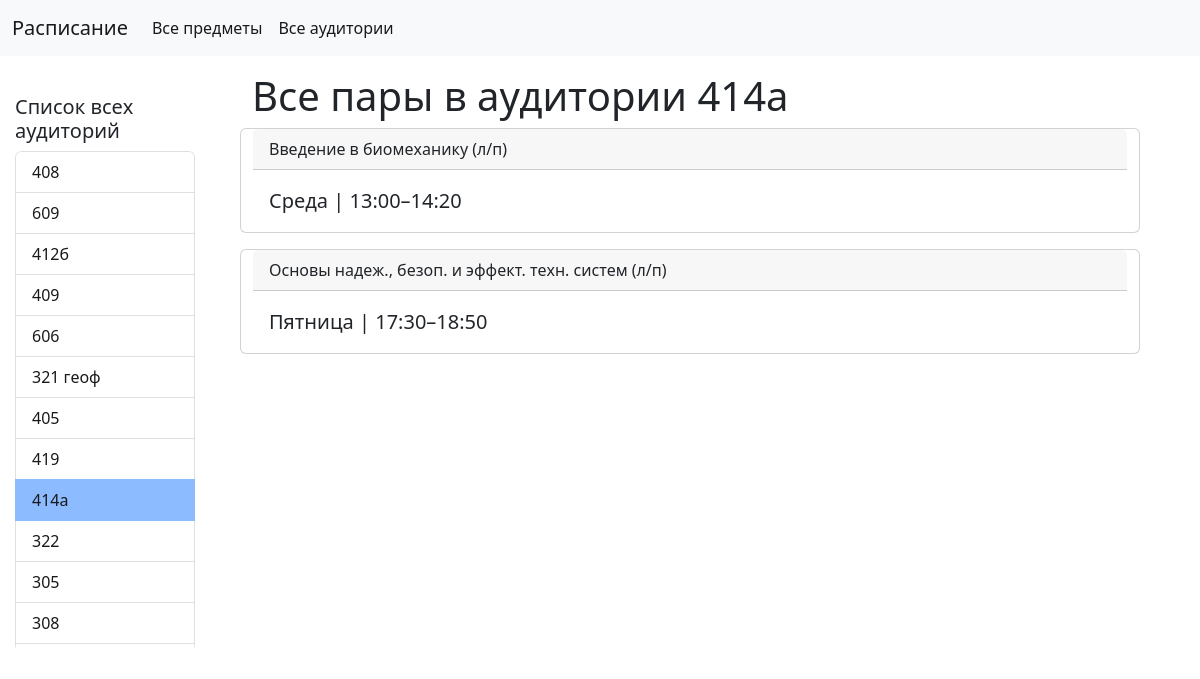
The app's page /polls/rooms/414а/ with its own data.
### mysite/apps/polls/models.py (models this page shows, shortened)
class Subject(models.Model):
    name = models.CharField("Название дисциплины", max_length = 130)
    lecture_practice = models.CharField("Тип", max_length = 4, default = '')
    class Meta:
        verbose_name = "Предмет"
        verbose_name_plural = "Предметы"

class Timetable(models.Model):
    subject = models.ForeignKey(Subject, on_delete=models.CASCADE)
    time = models.CharField('Время', max_length = 40)
    room = models.CharField('Аудитория', max_length = 10)
    weekday = models.CharField('День', max_length = 30)
    class Meta:
        verbose_name = "Расписание"
        verbose_name_plural = "Расписания"

### mysite/apps/polls/views.py (the view)
# urls.py: path("rooms/<str:room_id>/", views.room),
def room(request, room_id):
    subs = []
    stt = set()
    for item in Timetable.objects.filter(room = room_id):
        subs.append({'lecture_practice': item.subject.lecture_practice,'name': Subject.objects.values_list('name').get(name = item.subject.name, lecture_practice = item.subject.lecture_practice)[0],'time':item.time,'week':item.weekday})
    rooms = [x for x in Timetable.objects.values('room').distinct()][1::]
    return render(request, 'polls/room_sub.html', context = {'subs': subs,"room": room_id,'rooms': rooms,  'title': 'РасПисьАние'})

### mysite/apps/polls/templates/polls/room_sub.html (shortened to what this page needs)
<!doctype html>
<html lang="en">
  <head>
    <link href="https://cdn.jsdelivr.net/npm/bootstrap@5.2.1/dist/css/bootstrap.min.css" rel="stylesheet">
  </head>
  <body>
    <nav class="navbar navbar-expand-lg bg-light">
  <div class="container-fluid">
    <a class="navbar-brand" href="\">Расписание</a>
    <div class="collapse navbar-collapse" id="navbarNav">
      <ul class="navbar-nav">
        <li class="nav-item"><a class="nav-link active" aria-current="page" href="\polls\">Все предметы</a></li>
        <li class="nav-item"><a class="nav-link active" aria-current="page" href="\polls\rooms\">Все аудитории</a></li>
      </ul>
    </div>
  </div>
</nav>
<div class="wrap">
  <div class = "container mt-3">
    <h1>Все пары в аудитории {{ room }}</h1>
    <div class = 'row'>
      {% for item in subs %}
      <div class="card mb-3">
    <div class="card-header">
      {{ item.name }} ({{item.lecture_practice}})
    </div>
    <div class="card-body">
      <blockquote class="blockquote mb-0">
        <p>{{item.week}} | {{item.time}}</p>
      </blockquote>
    </div>
  </div>
      {% endfor %}
    </div>
  </div>
</div>
<div class="Huinya">
 <h5>Список всех аудиторий</h5>
 <ul class="list-group">
   {% for item in rooms %}
   {% if  item.room == room %}
    <li class="list-group-item active" aria-current="true">
     <a href="/polls/rooms/{{item.room}}" >{{item.room}}</a>
    </li>
    {% else %}
    <li class="list-group-item">
     <a href="/polls/rooms/{{item.room}}">{{item.room}}</a>
    </li>
   {% endif %}
   {% endfor %}
 </ul>
</div>
  </body>
</html>

### mysite/apps/polls/templates/polls/room_sub.html (style rules this page uses)
.wrap { width: 75%; margin: 0 5% 0 auto; }
.list-group { overflow-y: overlay; max-height: 500px; }
.Huinya { width: 15%; position: absolute; top: 95px; left: 15px; }
.list-group-item.active { z-index: 2; color: var(--bs-list-group-active-color); background-color: #8cbbff; border-color: #8cbbff; }
a { color: #191919; text-decoration: none; }

### records on screen
Subject: name "Введение в биомеханику", lecture_practice "л/п", week "Среда", time "13:00–14:20"
Subject: name "Основы надеж., безоп. и эффект. техн. систем", lecture_practice "л/п", week "Пятница", time "17:30–18:50"

### other values on screen
{{ room }} "414а"
{{ item.room }} "408" "609" "412б" "409" "606" "321 геоф" "405" "419" "322" "305" "308"
{{ item.room }} "414а"
